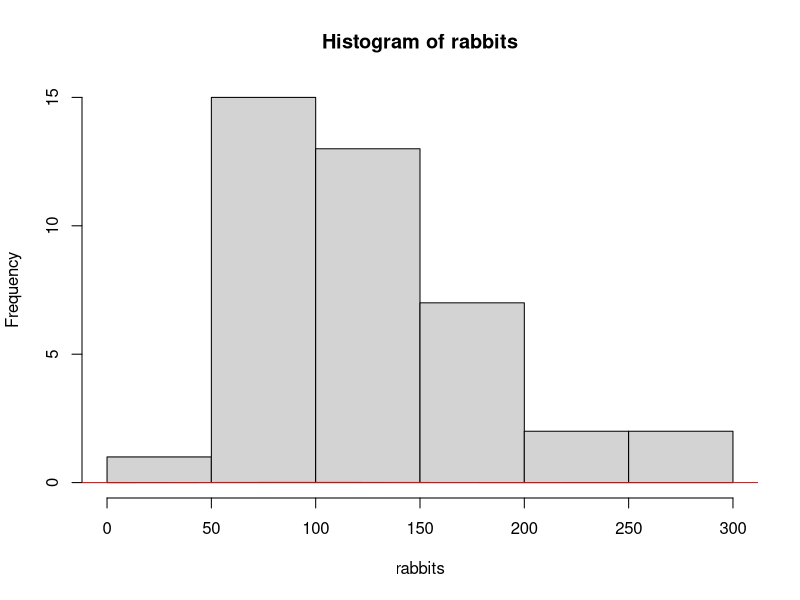

R code for this plot:
#ch8ex1

library(boot)
rabbits<-c(55,140,91,122,111,185,203,101,
           76,145,95,101,196,45,299,226,65,70,196,72,121,171,151,113,
           112,67,276,125,100,81,122,71,158,78,162,128,96,79,67,119)

hist(rabbits)
lines(density(rabbits), col = "red")
sample(rabbits, replace = T)
#MSE of sample mean

samp.mean <- mean(rabbits)
samp.std <- sd(rabbits)

set.seed(97971)

boot.means <- rep(NA,10000)
boot.stds <- rep(NA,10000)
boot.t <- rep(NA,10000)
boot.bca <- rep(NA,10000)

for (i in 1:10000){
  tempsample <- sample(rabbits,replace=TRUE)
  boot.means[i] <- mean(tempsample)
  boot.stds[i] <- sd(tempsample)
  boot.t[i]<- (mean(tempsample)-mean(rabbits))/(sd(tempsample)/sqrt(length(tempsample)))
}

#MSE, Standar eoor and margin of error for sample mean, the sample standard deviation and the coeficient of variations.
mse1<- mean((boot.means-samp.mean)^2)
mse1
stderr1<- sd(boot.stds)
stderr1
moe1<- 2*sqrt(mse1)
moe1

mse2<- mean((boot.stds-samp.std)^2)
mse2
stderr2<- sd(boot.stds)
stderr2
moe2<- 2*sqrt(mse2)
moe2

cvsample<-100*samp.std/samp.mean
cvboot<-100*boot.stds/boot.means
mse3<- mean((cvboot-cvsample)^2)
mse3
stderr3<- sd(cvboot)
stderr3
moe3<- 2*sqrt(mse3)
moe3
